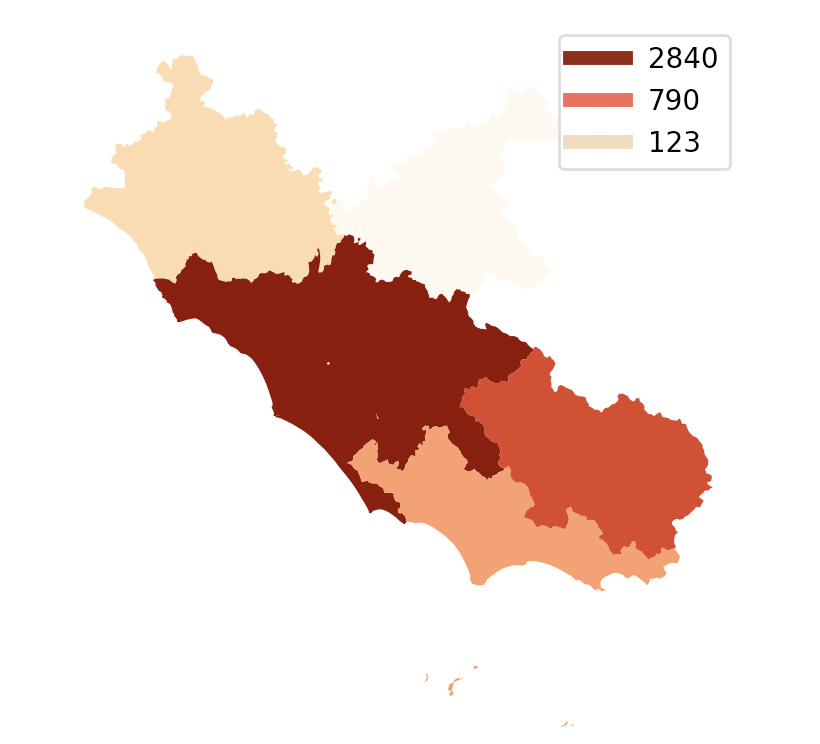

This chart was generated by the following Python code:

import geopandas as gp
import pandas as pd
import matplotlib.pyplot as plt

data = gp.read_file("dataset/regioni/provincia.geojson").to_crs(epsg=3857)

lombardia = data[data['reg_istat_code_num'] == 12]

incidenti = pd.read_csv("dataset/incidenti/aci/autostrade/comuni_2018.csv")
incidenti_lombardia = incidenti[incidenti['REGIONE'] == 'Lazio']

def get_sum_of_fields(data : pd.DataFrame, select_field : str, field_to_sum : str) -> pd.Series: 
    res = {}
    index = 0
    for reg in data[select_field].unique():
        res[index] = [reg, 0]
        index += 1

    index = 0
    for reg in data[select_field].unique():
        for row in data[data[select_field] == reg][field_to_sum]:
            res[index] = [res[index][0], res[index][1] + row]
        index += 1

    return pd.DataFrame(res, index=[select_field, field_to_sum]).transpose()


incidenti_lombardia = gp.GeoDataFrame(get_sum_of_fields(incidenti_lombardia, 'PROVINCIA', 'INC'))
incidenti_lombardia = lombardia.merge(incidenti_lombardia, left_on='prov_name', right_on='PROVINCIA')

from matplotlib.lines import Line2D

inc = 'INC'

incidenti_lombardia.plot(column=inc, cmap='OrRd')
plt.legend([
    Line2D([],[],color='#84190f',linewidth=5), 
    Line2D([],[],color='#ef5547',linewidth=5), 
    Line2D([],[],color='#efd4ae',linewidth=5)
], [max(incidenti_lombardia[inc]), int(incidenti_lombardia[inc].mean()), min(incidenti_lombardia[inc])])
plt.axis('off')
plt.show()
